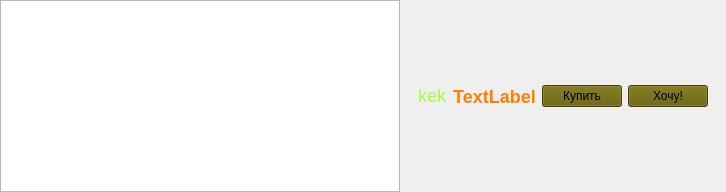
      <widget class="QWidget" name="tabGameStore">
       <property name="styleSheet">
        <string notr="true">#tagGameStore {
	background-color: transparent;
}

QLabel {
	font-size: 18px;
}

</string>
       </property>
       <attribute name="icon">
        <iconset resource="src/sources.qrc">
         <normaloff>:/icons/images/games.png</normaloff>:/icons/images/games.png</iconset>
       </attribute>
       <attribute name="title">
        <string>Магазин</string>
       </attribute>
       <layout class="QHBoxLayout" name="horizontalLayout_2">
        <property name="spacing">
         <number>0</number>
        </property>
        <property name="leftMargin">
         <number>0</number>
        </property>
        <property name="topMargin">
         <number>0</number>
        </property>
        <property name="rightMargin">
         <number>0</number>
        </property>
        <property name="bottomMargin">
         <number>0</number>
        </property>
        <item>
         <widget class="QListWidget" name="listGames">
          <property name="minimumSize">
           <size>
            <width>400</width>
            <height>0</height>
           </size>
          </property>
          <property name="maximumSize">
           <size>
            <width>500</width>
            <height>16777215</height>
           </size>
          </property>
          <property name="styleSheet">
           <string notr="true"/>
          </property>
         </widget>
        </item>
        <item>
         <widget class="QWidget" name="widgetGameInfo" native="true">
          <layout class="QVBoxLayout" name="verticalLayout_3">
           <item>
            <widget class="QWidget" name="widgetGameTitle" native="true">
             <layout class="QHBoxLayout" name="horizontalLayout_3">
              <item>
               <widget class="QLabel" name="labelGameCost">
                <property name="sizePolicy">
                 <sizepolicy hsizetype="Minimum" vsizetype="Preferred">
                  <horstretch>0</horstretch>
                  <verstretch>0</verstretch>
                 </sizepolicy>
                </property>
                <property name="styleSheet">
                 <string notr="true">color: rgb(161, 255, 61);</string>
                </property>
                <property name="text">
                 <string>&lt;html&gt;&lt;head/&gt;&lt;body&gt;&lt;p&gt;kek&lt;/p&gt;&lt;/body&gt;&lt;/html&gt;</string>
                </property>
               </widget>
              </item>
              <item>
               <widget class="QLabel" name="labelGameName">
                <property name="sizePolicy">
                 <sizepolicy hsizetype="Expanding" vsizetype="Preferred">
                  <horstretch>0</horstretch>
                  <verstretch>0</verstretch>
                 </sizepolicy>
                </property>
                <property name="styleSheet">
                 <string notr="true">color: rgb(255, 128, 0);
font-weight: bold;</string>
                </property>
                <property name="text">
                 <string>TextLabel</string>
                </property>
                <property name="alignment">
                 <set>Qt::AlignCenter</set>
                </property>
               </widget>
              </item>
              <item>
               <widget class="QPushButton" name="buttonBuyGame">
                <property name="sizePolicy">
                 <sizepolicy hsizetype="Fixed" vsizetype="Fixed">
                  <horstretch>0</horstretch>
                  <verstretch>0</verstretch>
                 </sizepolicy>
                </property>
                <property name="styleSheet">
                 <string notr="true">background-color: rgb(98, 90, 0);</string>
                </property>
                <property name="text">
                 <string>Купить</string>
                </property>
               </widget>
              </item>
              <item>
               <widget class="QPushButton" name="buttonAddToDesired">
                <property name="sizePolicy">
                 <sizepolicy hsizetype="Fixed" vsizetype="Fixed">
                  <horstretch>0</horstretch>
                  <verstretch>0</verstretch>
                 </sizepolicy>
                </property>
                <property name="styleSheet">
                 <string notr="true">background-color: rgb(98, 90, 0);</string>
                </property>
                <property name="text">
                 <string>Хочу!</string>
                </property>
               </widget>
              </item>
             </layout>
            </widget>
           </item>
          </layout>
         </widget>
        </item>
       </layout>
      </widget>
